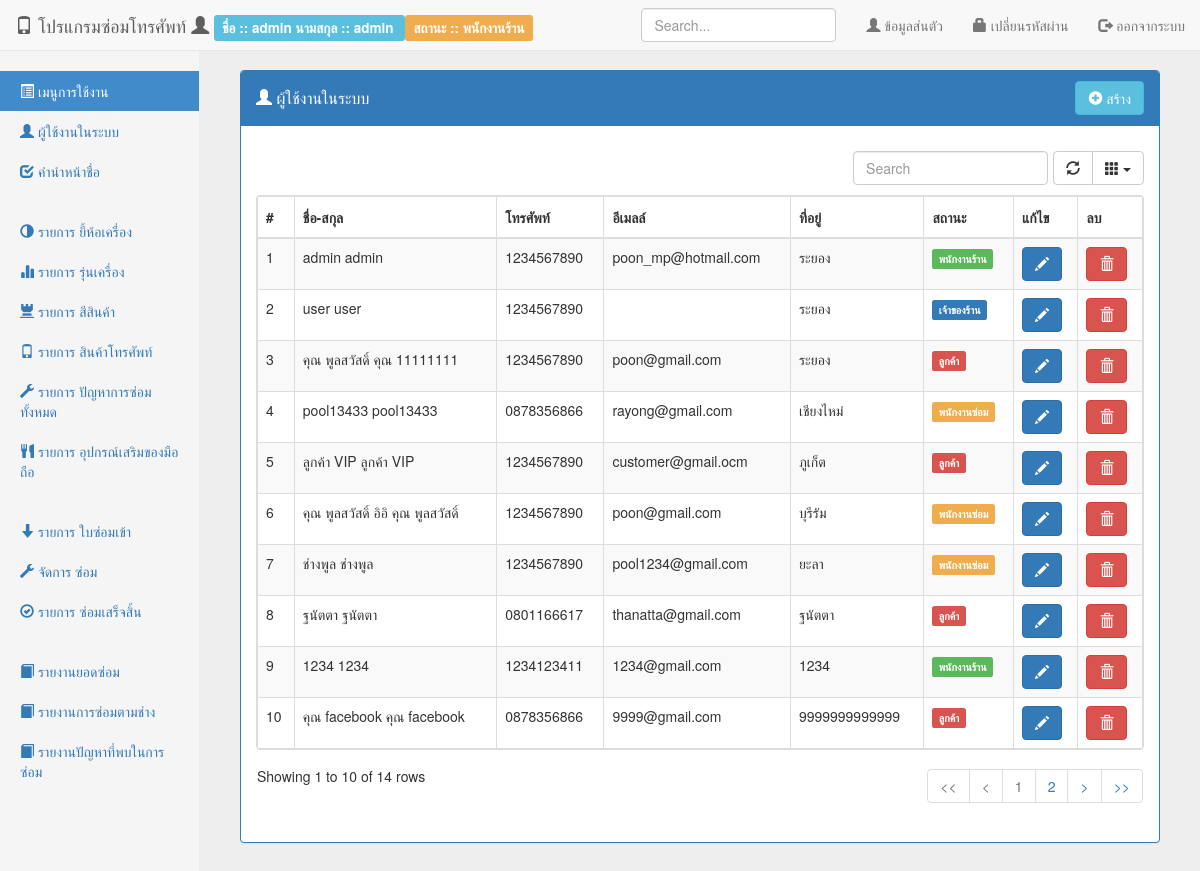
The page /src/back/index.php?page=list-person (signed in) on the database its author committed.
### tables this page shows
CREATE TABLE IF NOT EXISTS `person` (
  `per_id` int(11) NOT NULL AUTO_INCREMENT,
  `per_status` int(2) NOT NULL COMMENT ' ''1'' => ''พนักงานร้าน'',         ''2'' => ''พนักงานซ่อม'',         ''3'' => ''เจ้าของร้าน'',         ''4'' => ''ลูกค้า'',',
  `per_fname` varchar(50) NOT NULL,
  `per_lname` varchar(50) NOT NULL,
  `per_username` varchar(50) NOT NULL,
  `per_password` varchar(50) NOT NULL,
  `per_idcard` varchar(15) NOT NULL,
  `per_address` text NOT NULL,
  `per_mobile` varchar(50) NOT NULL,
  `per_email` varchar(50) NOT NULL,
  `per_createdate` timestamp NOT NULL ,
  `per_createby` int(11) NOT NULL,
  `per_updatedate` timestamp NOT NULL ,
  `per_updateby` int(11) NOT NULL,
  `pre_id` int(11) DEFAULT NULL,
  PRIMARY KEY (`per_id`),
  UNIQUE KEY `per_idcard` (`per_idcard`),
  KEY `per_idcard_2` (`per_idcard`)
);

### src/config/extension.php (called while the page is built, shortened)
<?php
function listPersonStatus() {
    return array(
        '1' => 'พนักงานร้าน',
        '2' => 'พนักงานซ่อม',
        '3' => 'เจ้าของร้าน',
        '4' => 'ลูกค้า',
    );
}
function getDataList($params, $list) {
    $array = $list;
    if (!empty($params)):
        $result = "";
        foreach ($array as $key => $value):
            if ($key == $params):
                $result = $value;
            endif;
        endforeach;
        return $result;
    endif;
}
function listPersonStatusColor() {
    return array(
        '1' => 'success',
        '2' => 'warning',
        '3' => 'primary',
        '4' => 'danger',
    );
}

### src/back/list-person.php (the view, shortened to what this page needs)
<div class="panel panel-primary">
    <div class="panel-heading clearfix">
        <h4 class="panel-title pull-left" style="padding-top: 7.5px;">
            <i class="glyphicon glyphicon-user"></i> ผู้ใช้งานในระบบ
        </h4>
        <div class="btn-group pull-right">
            <a href="index.php?page=frm-person" class="btn btn-info">
                <i class="glyphicon glyphicon-plus-sign"></i> สร้าง
            </a>
        </div>
    </div>
    <div class="panel-body">
        <div class="table-responsive">
            <table class="table table-striped table-bordered dataTable" data-defaultsort="desc">
                <thead>
                    <tr>
                        <th>#</th>
                        <th>ชื่อ-สกุล</th>
                        <th>โทรศัพท์</th>
                        <th>อีเมลล์</th>
                        <th>ที่อยู่</th>
                        <th>สถานะ</th>
                        <th>แก้ไข</th>
                        <th>ลบ</th>
                    </tr>
                </thead>
                <tbody>
                    <?php
                    $sql_person = "SELECT * FROM person ORDER BY per_id";
                    $query_person = mysql_query($sql_person) or die(mysql_error());
                    $row = 1;
                    while ($data = mysql_fetch_array($query_person)):
                        ?>
                        <tr>
                            <td><?= $row ?></td>
                            <td><?= $data['per_fname'] . "  " . $data['per_lname'] ?></td>
                            <td><?= $data['per_mobile'] ?></td>
                            <td><?= $data['per_email'] ?></td>
                            <td><?= $data['per_address'] ?></td>
                            <td>
                                <span class="label label-<?= getDataList($data['per_status'], listPersonStatusColor()) ?>">
                                    <?= getDataList($data['per_status'], listPersonStatus()) ?>
                                </span>
                            </td>
                            <td>
                                <a href="index.php?page=frm-person&id=<?= $data['per_id'] ?>" class="btn btn-primary">
                                    <i class="glyphicon glyphicon-pencil"></i>
                                </a>
                            </td>
                            <td>
                                <button type="button" class="btn btn-danger" onclick="delete_data(<?= $data['per_id'] ?>, '../action/person.php?method=delete')">
                                    <i class="glyphicon glyphicon-trash"></i>
                                </button>
                            </td>
                        </tr>
                        <?php
                        $row++;
                    endwhile;
                    ?>
                </tbody>
            </table>
        </div>
    </div>
</div>

### src/back/index.php (shortened to what this page needs)
<!DOCTYPE html>
<html>
    <head>
        <link rel="stylesheet" type="text/css" href="../../lib/bootstrap-table-master/docs/assets/bootstrap/css/bootstrap.min.css">
        <link rel="stylesheet" type="text/css" href="../../css/pnotify.custom.min.css">
        <link rel="stylesheet" type="text/css" href="../../lib/validationengine/css/validationEngine.jquery.css"/>
        <link rel="stylesheet" type="text/css" href="../../lib/bootstrap-table-master/docs/dist/bootstrap-table.min.css"/>
        <link rel="stylesheet" type="text/css" href="../../lib/bootstrap-datepicker/css/datepicker.css"/>
        <link rel="stylesheet" type="text/css" href="../../css/style.css">
    </head>
    <body>
        <?php include '../config/extension.php'; ?>
        <?php include './menu-top.php'; ?>
        <div class="container-fluid">
            <div class="row">
                <?php include './menu-left.php'; ?>
                <div class="col-sm-9 col-sm-offset-3 col-md-10 col-md-offset-2 main">
                    <?php
                    if (empty($_SESSION)):
                        header('Location: http://localhost/mobile/src/');
                        exit();
                    else:
                        if (!empty($_GET)) {
                            $page = $_GET['page'] . '.php';
                            if (file_exists($page)) {
                                include $page;
                            } else {
                                ?>
                                <div class="alert alert-danger" role="alert">
                                    ไม่พบ หน้าเว็บ ที่เรียกหา Error 404
                                </div>
                                <?php
                            }
                        } else {
                            include './home.php';
                        }
                    endif;
                    ?>
                </div>
            </div>
        </div>
    </body>
</html>

### src/back/menu-top.php (shortened to what this page needs)
<?php
$per_fname = '';
$per_lname = '';
$per_status = '';
if (!empty($_SESSION['person'])):
    $person = $_SESSION['person'];
    $per_fname = $person['per_fname'];
    $per_lname = $person['per_lname'];
    $per_status = $person['per_status'];
endif;
?>
<div class="navbar navbar-default navbar-fixed-top" role="navigation">
    <div class="container-fluid">
        <div class="navbar-header">
            <a class="navbar-brand" href="#">
                <i class="glyphicon glyphicon-phone"></i> โปรแกรมซ่อมโทรศัพท์
                <i class="glyphicon glyphicon-user"></i>
                <div class="label label-info">
                    <?= ' ชื่อ :: ' . $per_fname . '   นามสกุล :: ' . $per_lname ?>
                </div>
                <div class="label label-warning">
                    <?= ' สถานะ :: ' . getDataList($per_status, listPersonStatus()) ?>
                </div>
            </a>
        </div>
        <div class="navbar-collapse collapse">
            <ul class="nav navbar-nav navbar-right">
                <li>
                    <a href="#" data-toggle="modal" data-target="#modal-profile">
                        <i class="glyphicon glyphicon-user"></i> ข้อมูลส่นตัว
                    </a>
                </li>
                <li>
                    <a href="#" id="btn-changpassword" data-toggle="modal" data-target="#modal-chang_password">
                        <i class="glyphicon glyphicon-lock"></i>  เปลี่ยนรหัสผ่าน
                    </a>
                </li>
                <li><a href="#" onclick="logout()"><i class="glyphicon glyphicon-log-out"></i> ออกจากระบบ</a></li>
            </ul>
            <form class="navbar-form navbar-right">
                <input type="text" class="form-control" placeholder="Search...">
            </form>
        </div>
    </div>
</div>

### src/back/menu-left.php
<div class="col-sm-3 col-md-2 sidebar">
    <ul class="nav nav-sidebar">
        <li class="active"><a href="#"><i class="glyphicon glyphicon-list-alt"></i> เมนูการใช้งาน</a></li>
        <?php if ($_SESSION['person']['per_status'] != REPAIRMAN_STATUS && $_SESSION['person']['per_status'] != CUSTOMER_STATUS): ?>
            <li><a href="index.php?page=list-person"><i class="glyphicon glyphicon-user"></i> ผู้ใช้งานในระบบ</a></li>
            <li><a href="index.php?page=list-prefix"><i class="glyphicon glyphicon-check"></i> คำนำหน้าชื่อ</a></li>
        <?php endif; ?>
    </ul>
    <?php if ($_SESSION['person']['per_status'] != REPAIRMAN_STATUS && $_SESSION['person']['per_status'] != CUSTOMER_STATUS): ?>
        <ul class="nav nav-sidebar">
            <li><a href="index.php?page=list-brand"><i class="glyphicon glyphicon-adjust"></i> รายการ ยี้ห้อเครื่อง</a></li>
            <li><a href="index.php?page=list-model"><i class="glyphicon glyphicon-stats"></i> รายการ รุ่นเครื่อง</a></li>
            <li><a href="index.php?page=list-color"><i class="glyphicon glyphicon-tower"></i> รายการ สีสินค้า</a></li>
            <li><a href="index.php?page=list-product"><i class="glyphicon glyphicon-phone"></i> รายการ สินค้าโทรศัพท์</a></li>
            <li><a href="index.php?page=list-problem"><i class="glyphicon glyphicon-wrench"></i> รายการ ปัญหาการซ่อมทั้งหมด</a></li>
            <li><a href="index.php?page=list-accessory"><i class="glyphicon glyphicon-cutlery"></i> รายการ อุปกรณ์เสริมของมือถือ</a></li>
        </ul>
    <?php endif; ?>
    <ul class="nav nav-sidebar">
        <?php if ($_SESSION['person']['per_status'] == REPAIRMAN_STATUS) { ?>
            <li><a href="index.php?page=list-repair"><i class="glyphicon glyphicon-wrench"></i> จัดการ ซ่อม</a></li>
        <?php } else if ($_SESSION['person']['per_status'] == CUSTOMER_STATUS) { ?>
            <li><a href="index.php?page=list-repair"><i class="glyphicon glyphicon-wrench"></i> จัดการ ซ่อม</a></li>
        <?php } else { ?>
            <li><a href="index.php?page=list-repair_in"><i class="glyphicon glyphicon-arrow-down"></i> รายการ ใบซ่อมเข้า</a></li>
            <li><a href="index.php?page=list-repair"><i class="glyphicon glyphicon-wrench"></i> จัดการ ซ่อม</a></li>
            <li><a href="index.php?page=list-repair_finish"><i class="glyphicon glyphicon-ok-circle"></i> รายการ ซ่อมเสร็จสิ้น</a></li>
        <?php } ?>
    </ul>
    <?php if ($_SESSION['person']['per_status'] == EMPLOYEE_STATUS) { ?>
        <ul class="nav nav-sidebar">
            <li><a href="index.php?page=report-1"><i class="glyphicon glyphicon-book"></i> รายงานยอดซ่อม</a></li>
            <li><a href="index.php?page=report-2"><i class="glyphicon glyphicon-book"></i> รายงานการซ่อมตามช่าง</a></li>
            <li><a href="index.php?page=report-3"><i class="glyphicon glyphicon-book"></i> รายงานปัญหาที่พบในการซ่อม</a></li>
        </ul>
    <?php } ?>
</div>

### css/style.css (style rules this page uses)
body { padding-top: 40px; padding-bottom: 40px; background-color: #eee; }
body { padding-top: 50px; }
.sidebar { display: none; }
@media (min-width: 768px) { .sidebar { position: fixed; top: 51px; bottom: 0; left: 0; z-index: 1000; display: block; padding: 20px; overflow-x: hidden; overflow-y: auto; background-color: #f5f5f5; border-right: 1px solid #eee; } }
.nav-sidebar { margin-right: -21px; margin-bottom: 20px; margin-left: -20px; }
.nav-sidebar > li > a { padding-right: 20px; padding-left: 20px; }
.nav-sidebar > .active > a { color: #fff; background-color: #428bca; }
.main { padding: 20px; }
@media (min-width: 768px) { .main { padding-right: 40px; padding-left: 40px; } }

### rows shown on the page
person: per_fname "admin", per_lname "admin", per_mobile "1234567890", per_email "poon_mp@hotmail.com", per_address "ระยอง", per_status "พนักงานร้าน"
person: per_fname "user", per_lname "user", per_mobile "1234567890", per_address "ระยอง", per_status "เจ้าของร้าน"
person: per_fname "คุณ พูลสวัสดิ์", per_lname "คุณ 11111111", per_mobile "1234567890", per_email "poon@gmail.com", per_address "ระยอง", per_status "ลูกค้า"
person: per_fname "pool13433", per_lname "pool13433", per_mobile "0878356866", per_email "rayong@gmail.com", per_address "เชียงไหม่", per_status "พนักงานซ่อม"
person: per_fname "ลูกค้า VIP", per_lname "ลูกค้า VIP", per_mobile "1234567890", per_email "customer@gmail.ocm", per_address "ภูเก็ต", per_status "ลูกค้า"
person: per_fname "คุณ พูลสวัสดิ์ อิอิ", per_lname "คุณ พูลสวัสดิ์", per_mobile "1234567890", per_email "poon@gmail.com", per_address "บุรีรัม", per_status "พนักงานซ่อม"
person: per_fname "ช่างพูล", per_lname "ช่างพูล", per_mobile "1234567890", per_email "pool1234@gmail.com", per_address "ยะลา", per_status "พนักงานซ่อม"
person: per_fname "ฐนัตตา", per_lname "ฐนัตตา", per_mobile "0801166617", per_email "thanatta@gmail.com", per_address "ฐนัตตา", per_status "ลูกค้า"
person: per_fname "1234", per_lname "1234", per_mobile "1234123411", per_email "1234@gmail.com", per_address "1234", per_status "พนักงานร้าน"
person: per_fname "คุณ facebook", per_lname "คุณ facebook", per_mobile "0878356866", per_email "9999@gmail.com", per_address "9999999999999", per_status "ลูกค้า"

### other values the page prints
$per_fname "admin"
$per_lname "admin"
getDataList($per_status, listPersonStatus()) "พนักงานร้าน"
